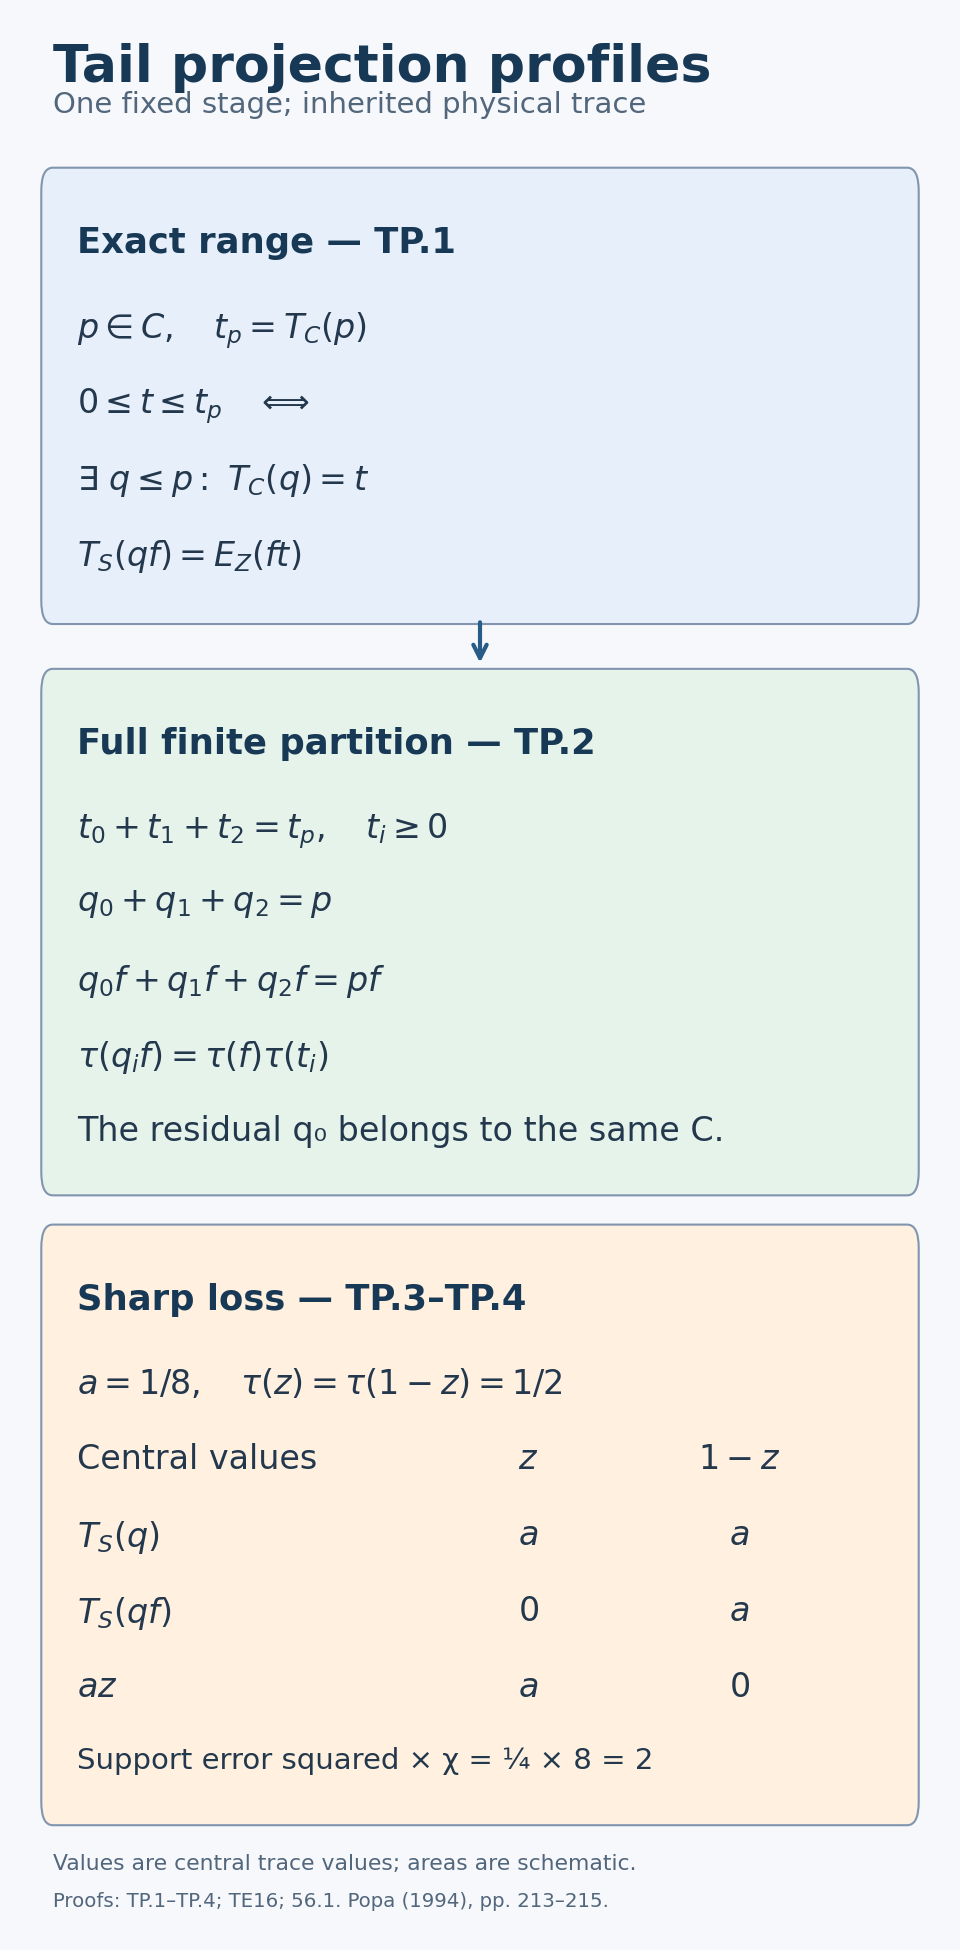

Reproduce this figure in Python.
"""Exact tail-profile maps and the sharp finite-algebra example. CC0-1.0."""
from pathlib import Path
import re
import matplotlib
matplotlib.use('Agg')
import matplotlib.pyplot as plt
from matplotlib.patches import FancyBboxPatch
out=Path(__file__).resolve().parent
plt.rcParams.update({'font.family':'DejaVu Sans','font.size':16,'svg.fonttype':'path'})
fig=plt.figure(figsize=(6.4,13),dpi=150,facecolor='#f6f8fc')
ax=fig.add_axes([0,0,1,1]);ax.set_xlim(0,1);ax.set_ylim(0,1);ax.axis('off')
def panel(y,h,title,lines,color):
 ax.add_patch(FancyBboxPatch((.055,y),.89,h,boxstyle='round,pad=0.012',facecolor=color,edgecolor='#8295af'))
 ax.text(.08,y+h-.018,title,fontsize=17,weight='bold',va='top',color='#183956')
 for k,line in enumerate(lines):
  ax.text(.08,y+h-.061-.039*k,line,fontsize=16,va='top',color='#23384d')
ax.text(.055,.978,'Tail projection profiles',fontsize=25,weight='bold',va='top',color='#183956')
ax.text(.055,.942,'One fixed stage; inherited physical trace',fontsize=14,color='#52667c')
panel(.692,.210,'Exact range — TP.1',[
 r'$p\in C,\quad t_p=T_C(p)$',
 r'$0\leq t\leq t_p\quad\Longleftrightarrow$',
 r'$\exists\ q\leq p:\ T_C(q)=t$',
 r'$T_S(qf)=E_Z(ft)$'],'#e7effa')
ax.annotate('',xy=(.5,.658),xytext=(.5,.683),arrowprops=dict(arrowstyle='->',lw=2,color='#285b86'))
panel(.399,.246,'Full finite partition — TP.2',[
 r'$t_0+t_1+t_2=t_p,\quad t_i\geq0$',
 r'$q_0+q_1+q_2=p$',
 r'$q_0f+q_1f+q_2f=pf$',
 r'$\tau(q_if)=\tau(f)\tau(t_i)$',
 'The residual q₀ belongs to the same C.'],'#e6f3eb')
panel(.076,.284,'Sharp loss — TP.3–TP.4',[
 r'$a=1/8,\quad \tau(z)=\tau(1-z)=1/2$'],'#fff0e0')
for i,(label,left,right) in enumerate([
 ('Central values',r'$z$',r'$1-z$'),
 (r'$T_S(q)$',r'$a$',r'$a$'),
 (r'$T_S(qf)$',r'$0$',r'$a$'),
 (r'$az$',r'$a$',r'$0$')]):
 y=.260-.039*i
 ax.text(.08,y,label,fontsize=16,va='top',color='#23384d')
 ax.text(.55,y,left,fontsize=16,va='top',ha='center',color='#23384d')
 ax.text(.77,y,right,fontsize=16,va='top',ha='center',color='#23384d')
ax.text(.08,.104,'Support error squared × χ = ¼ × 8 = 2',fontsize=14,va='top',color='#23384d')
ax.text(.055,.041,'Values are central trace values; areas are schematic.',fontsize=10.5,color='#52667c')
ax.text(.055,.022,'Proofs: TP.1–TP.4; TE16; 56.1. Popa (1994), pp. 213–215.',fontsize=9.5,color='#52667c')
stem='tail-projection-profiles'
fig.savefig(out/(stem+'.png'),dpi=150);fig.savefig(out/(stem+'.svg'))
p=out/(stem+'.svg');p.write_text(re.sub(r'[ \t]+(?=\r?$)','',p.read_text(),flags=re.M),encoding='utf-8')
